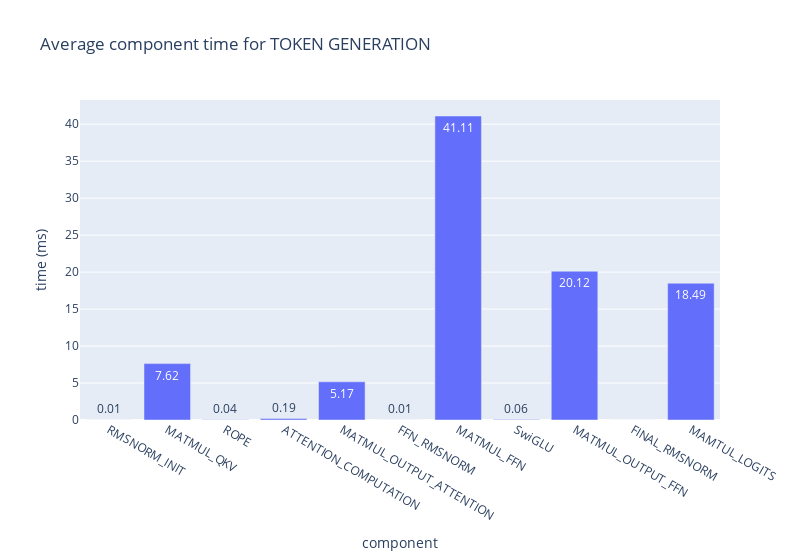

Notebook code for this chart:
### Code cell
import json
import pandas as pd
import plotly.express as px

with open(file) as f:
    data = json.load(f)

json2 = data["JSON_2"]

df = pd.DataFrame({
    "component": list(json2.keys()),
    "time (ms)": [
        sum(values[2:]) / len(values[2:]) if isinstance(values, list) and len(values) > 2 else None
        for values in json2.values()
    ]
})

df = df.dropna()

fig = px.bar(
    df,
    x="component",
    y="time (ms)",
    title="Average component time for TOKEN GENERATION",

    text_auto='.2f',
    width=800
)
fig.show()

### Figure 1 — Plotly figure (JSON) as saved in the notebook; plotly's stock layout.template omitted (floating-point values rounded to 4 significant figures)
{"data": [{"hovertemplate": "component=%{x}<br>time (ms)=%{y}<extra></extra>", "legendgroup": "", "marker": {"color": "#636efa", "pattern": {"shape": ""}}, "name": "", "orientation": "v", "showlegend": false, "textposition": "auto", "texttemplate": "%{y:.2f}", "type": "bar", "x": ["RMSNORM_INIT", "MATMUL_QKV", "ROPE", "ATTENTION_COMPUTATION", "MATMUL_OUTPUT_ATTENTION", "FFN_RMSNORM", "MATMUL_FFN", "SwiGLU", "MATMUL_OUTPUT_FFN", "FINAL_RMSNORM", "MAMTUL_LOGITS"], "xaxis": "x", "y": [0.01026, 7.625, 0.03831, 0.195, 5.168, 0.009011, 41.11, 0.05502, 20.12, 0.0004632, 18.49], "yaxis": "y"}], "layout": {"barmode": "relative", "legend": {"tracegroupgap": 0}, "title": {"text": "Average component time for TOKEN GENERATION"}, "width": 800, "xaxis": {"anchor": "y", "domain": [0, 1], "title": {"text": "component"}}, "yaxis": {"anchor": "x", "domain": [0, 1], "title": {"text": "time (ms)"}}}}
